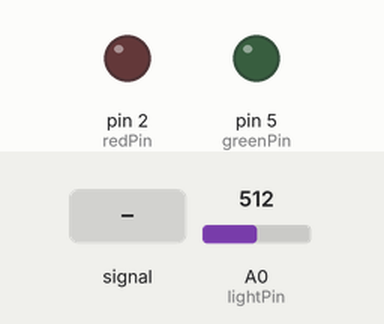
Recording of a sketch running on a simulated Arduino Uno, built with avr-gcc and run on an emulated ATmega328P. Parts: output pins drawn as LEDs (lit = HIGH). Inputs (shaded band) come from the test bench; at power-on: A0 (lightPin) = 512. What the sketch prints to the serial monitor is not drawn.

Above: at 1.2 s.
1.3 s: A0 (lightPin) fed a 200 Hz sine of ±255 counts around its level
At 1.59 s:
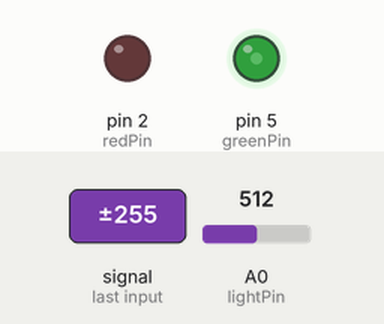
4.3 s: A0 (lightPin) set to 900
At 5.5 s:
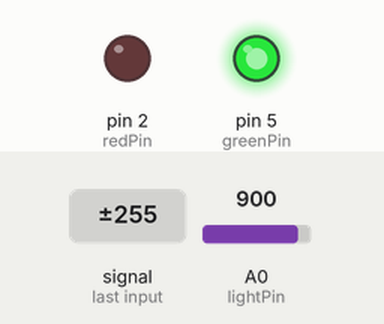
5.8 s: A0 (lightPin) set to 621
7.3 s: A0 (lightPin) set to 600
At 8.3 s:
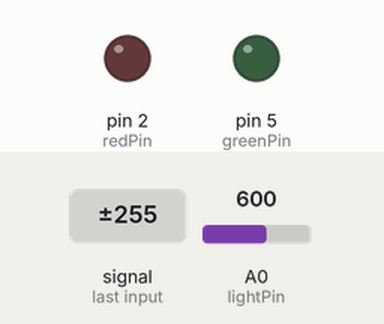
8.8 s: A0 (lightPin) set to 213
10.3 s: A0 (lightPin) set to 192
At 10.6 s:
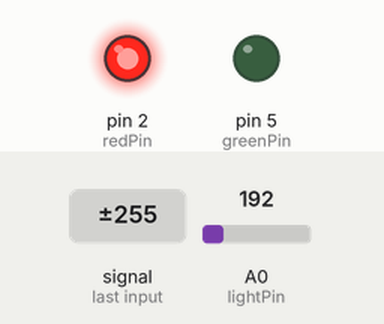
Timing chart, 0 to 12.8 s (numbered marks = the images above; inputs shaded):
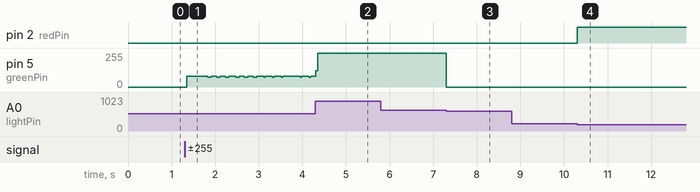

The sketch:

PhotoResistor.ino
```cpp
int lightPin = A0;
double lightVal;
int greenPin = 5;
int redPin = 2;

void setup() {
  // put your setup code here, to run once:
  pinMode(lightPin, INPUT);
  pinMode(greenPin, OUTPUT);
  pinMode(redPin, OUTPUT);
  Serial.begin(2000000);
}

void loop() {
  // put your main code here, to run repeatedly:
  lightVal = (5./1023.)*analogRead(lightPin);
  Serial.println(lightVal);

  while (lightVal>3.0) {digitalWrite(greenPin, HIGH);
  Serial.println(lightVal);
  lightVal = (5./1023.)*analogRead(lightPin);
}
  while (lightVal<1.0) {digitalWrite(redPin, HIGH);
  Serial.println(lightVal);
  lightVal = (5./1023.)*analogRead(lightPin);
  }
  digitalWrite(greenPin, LOW);
  digitalWrite(redPin, LOW);

}
```

Measured:
- the behaviour switches between 614 and 613 on A0 (lightPin) (found by bisection; images 2 and 3)
- the behaviour switches between 205 and 204 on A0 (lightPin) (found by bisection; images 3 and 4)
- after the input at 7.3 s, pin 5 (greenPin): 255/255 → 0/255 at once
- after the input at 10.3 s, pin 2 (redPin): LOW → HIGH at once
